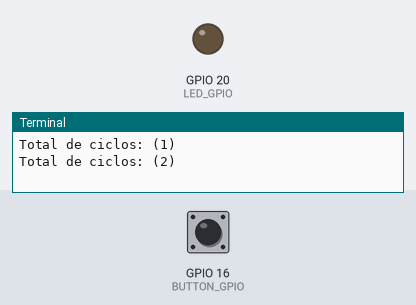
Bench run of a program on a simulated Raspberry Pi (BCM pin numbers). Shown: output pins drawn as LEDs (lit = HIGH), the last lines printed to the terminal. Dashed ring = blinking. The inputs (shaded band) are chosen by the test bench; at power-on: GPIO 16 (BUTTON_GPIO) HIGH.

Above: at 1.2 s.
1.3 s: GPIO 16 (BUTTON_GPIO) pulled LOW for 0.15 s
At 2.4 s:
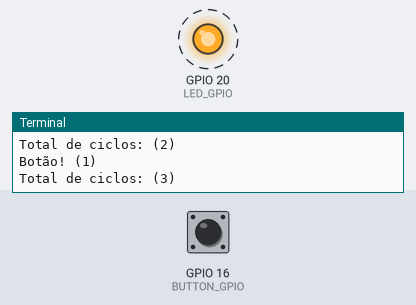
4.4 s: GPIO 16 (BUTTON_GPIO) pulled LOW for 1 s
At 6.2 s:
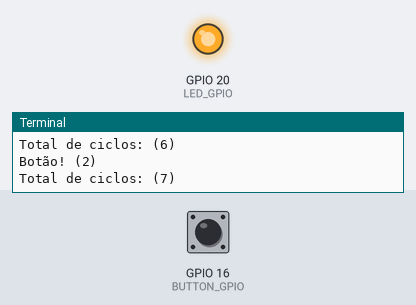
6.9 s: GPIO 16 (BUTTON_GPIO) pulled LOW for 3.2 s
At 11.4 s:
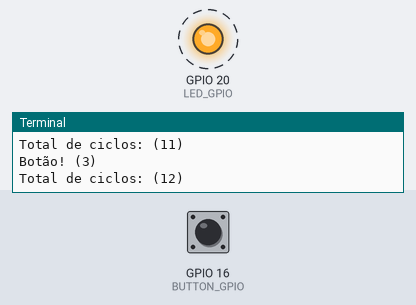
Timing chart, 0 to 19.1 s (numbered marks = the images above; inputs shaded):
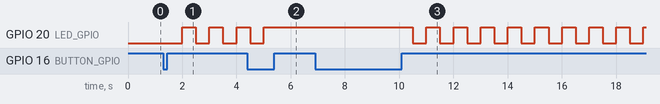

Measured:
- after the input at 1.3 s, GPIO 20 (LED_GPIO): alternates HIGH for 0.50 s and LOW for 0.50 s, starting after 0.70 s
- after the input at 4.4 s, GPIO 20 (LED_GPIO): goes on until 5.0 s, then stays HIGH
- after the input at 6.9 s, GPIO 20 (LED_GPIO): alternates HIGH for 0.50 s and LOW for 0.50 s, starting after 3.6 s

The program:

interrupts_3.py
```python
#!/usr/bin/env python3

import signal
import sys
import time
import RPi.GPIO as GPIO

BUTTON_GPIO = 16
LED_GPIO = 20

should_blink = False
contBotao = 0
contCiclos = 0

def signal_handler(sig, frame):
    GPIO.cleanup()
    sys.exit(0)

def button_released_callback(channel):
    global contBotao
    contBotao = contBotao + 1
    print("Botão! (" + str(contBotao) + ")")
    global should_blink
    should_blink = not should_blink

if __name__ == '__main__':
    GPIO.setmode(GPIO.BCM)

    GPIO.setup(BUTTON_GPIO, GPIO.IN, pull_up_down=GPIO.PUD_UP)
    GPIO.setup(LED_GPIO, GPIO.OUT)

    GPIO.add_event_detect(BUTTON_GPIO, GPIO.RISING,
            callback=button_released_callback, bouncetime=200)

    signal.signal(signal.SIGINT, signal_handler)

    while True:
        contCiclos = contCiclos + 1
        print("Total de ciclos: (" + str(contCiclos) + ")")
        if should_blink:
            GPIO.output(LED_GPIO, GPIO.HIGH)
        time.sleep(0.5)
        if should_blink:
            GPIO.output(LED_GPIO, GPIO.LOW)
        time.sleep(0.5)
```
